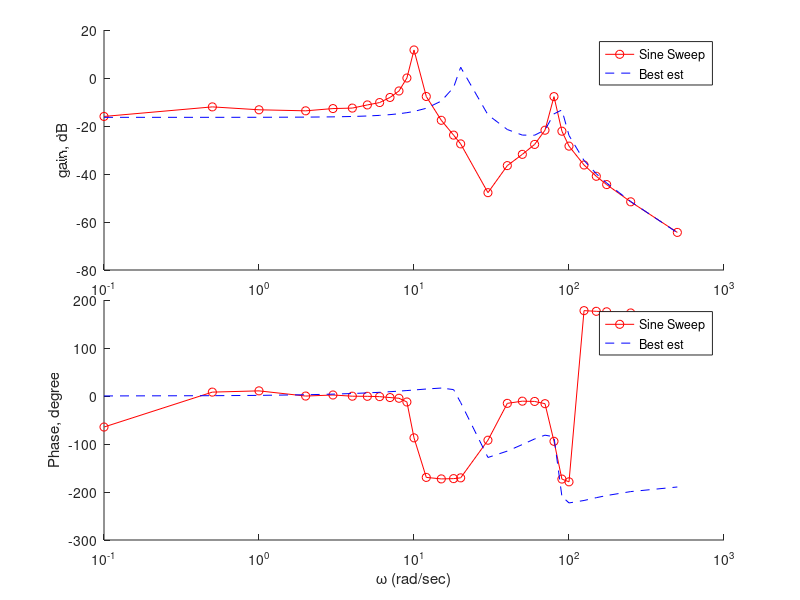

MATLAB code to generate this figure:
%% Creating Transfer Function using invfreqs
clear all
% Loading Sine Sweep Data
load('OpenLoop_SineSweep1.mat')
load('Omega_Array.mat')

omega_array=omega_array(1,2:end);
g_hat_array=g_hat_array(2:end,1);
theta_hat_array=theta_hat_array(2:end,1);

L=length(omega_array);

% Creating Complex Numbers from the Magnitude and Angles

for ii=1:length(omega_array)
    
   ComplexFreq_Response(1,ii) = g_hat_array(ii)*(cos(theta_hat_array(ii))+(1i)*sin(theta_hat_array(ii)));
    
end

% Creating Plant TF using invfreqs
[Num_est_TF,Den_est_TF] = invfreqs(ComplexFreq_Response,omega_array,2,4);

TF_hat_invfreqs=tf(Num_est_TF,Den_est_TF);

% Computing Frequency Response of Estimated Transfer Function
[g_hat_est_best1,theta_hat_est_best1]=bode(TF_hat_invfreqs,omega_array);

g_hat_est_best=zeros(L,1);
theta_hat_est_best=zeros(L,1);

g_hat_est_best(:,1)=g_hat_est_best1;
theta_hat_est_best(:,1)=theta_hat_est_best1;

% Plotting
bodefig = figure
ax1 = axes('position',[0.1300 0.55 0.7750 0.4])
%semilogx(w,20*log10(abs(Gjw)),'b-');
hold on;
semilogx(omega_array,20*log10(g_hat_array),'r-o');
semilogx(omega_array,20*log10(g_hat_est_best),'b--');
ylabel('gain, dB');
legend('Sine Sweep','Best est');

ax2 = axes('position',[0.1300 0.1 0.7750 0.4])
%semilogx(w,angle(Gjw)*180/pi,'b-');
hold on;
semilogx(omega_array,theta_hat_array*180/pi,'r-o');
semilogx(omega_array,theta_hat_est_best,'b--');
xlabel('\omega (rad/sec)');
ylabel('Phase, degree');
legend('Sine Sweep','Best est');

%% Storing Reults
save('Estimated_TF1.mat','TF_hat_invfreqs');